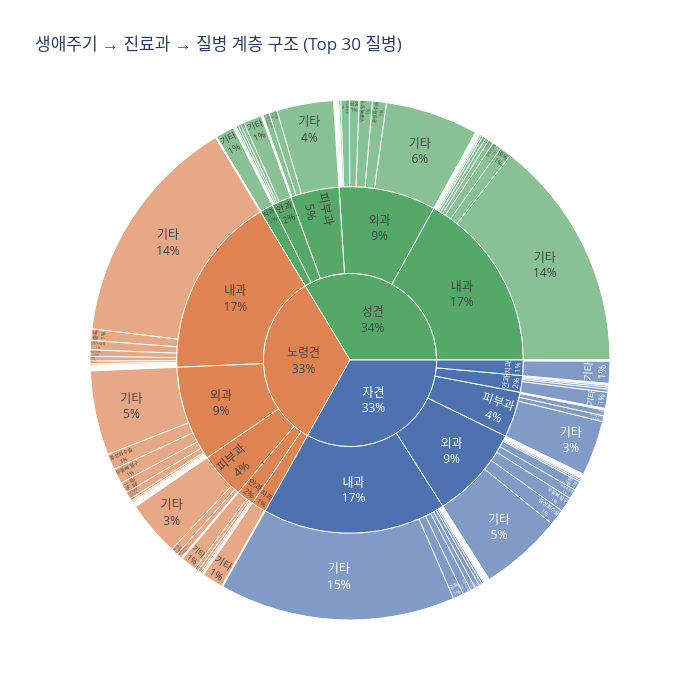

The notebook cell this image was saved under:
### Markdown cell above
## 4. 생애주기 × 진료과 교차 분석 (히트맵)

### Code cell
# 상위 30개 질병만 표시 (가독성 확보)
top_diseases = df['disease'].value_counts().head(30).index
df_sunburst  = df[df['disease'].isin(top_diseases)].copy()

fig = px.sunburst(
    df_sunburst,
    path=['lifeCycle', 'department', 'disease'],
    title='생애주기 → 진료과 → 질병 계층 구조 (Top 30 질병)',
    color='lifeCycle',
    color_discrete_map={'자견': '#4C72B0', '성견': '#55A868', '노령견': '#DD8452'},
    width=700, height=700
)
fig.update_traces(textinfo='label+percent entry')
fig.write_html(str(EDA_OUTPUT / 'sunburst_hierarchy.html'))
fig.show()

### Figure 1 — Plotly figure (JSON) as saved in the notebook; plotly's stock layout.template omitted (floating-point values rounded to 4 significant figures; data arrays with more than 128 entries replaced by an {"elided": "..."} marker saying what was removed)
{"data": [{"branchvalues": "total", "customdata": {"elided": "247x1 str values"}, "domain": {"x": [0, 1], "y": [0, 1]}, "hovertemplate": "labels=%{label}<br>count=%{value}<br>parent=%{parent}<br>id=%{id}<br>lifeCycle=%{customdata[0]}<extra></extra>", "ids": {"elided": "247 str values"}, "labels": {"elided": "247 str values"}, "marker": {"colors": {"elided": "247 str values"}}, "name": "", "parents": {"elided": "247 str values"}, "textinfo": "label+percent entry", "type": "sunburst", "values": {"elided": "247 int values"}}], "layout": {"height": 700, "legend": {"tracegroupgap": 0}, "title": {"text": "생애주기 → 진료과 → 질병 계층 구조 (Top 30 질병)"}, "width": 700}}
